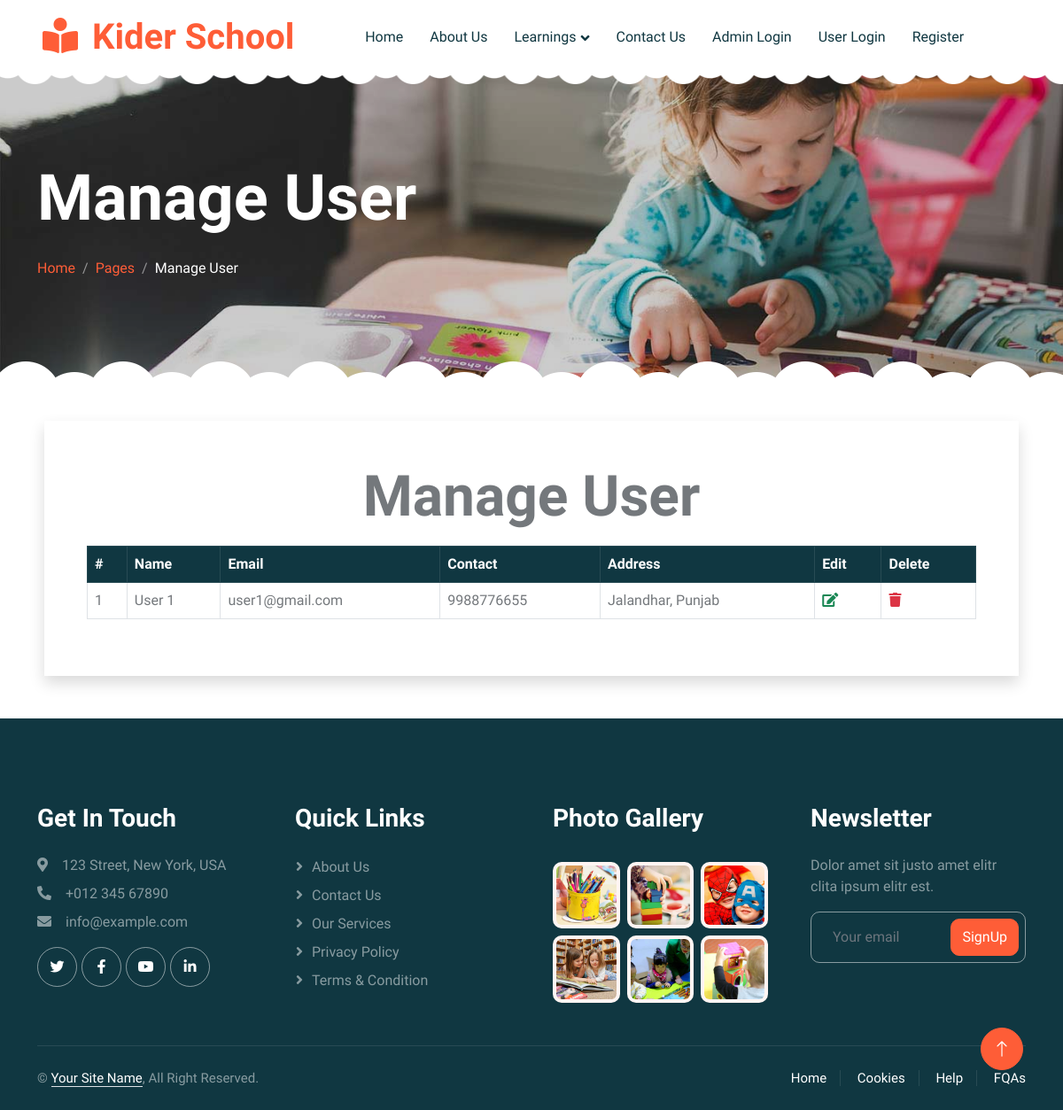
Screenshot of /manage_user.php with the database file from the repository.
### tables this page shows
CREATE TABLE `user` (
  `id` int(11) NOT NULL,
  `name` varchar(255) NOT NULL,
  `email` varchar(255) NOT NULL,
  `password` varchar(255) NOT NULL,
  `contact` bigint(10) NOT NULL,
  `address` longtext NOT NULL,
  `status` varchar(30) NOT NULL DEFAULT 'Active',
  `created_at` timestamp NOT NULL DEFAULT current_timestamp() ON UPDATE current_timestamp()
);

### manage_user.php (the view, shortened to what this page needs)
<?php
include("header.php");
?>
<div class="container-xxl py-5 page-header position-relative mb-5">
    <div class="container py-5">
        <h1 class="display-2 text-white animated slideInDown mb-4">Manage User</h1>
        <nav aria-label="breadcrumb animated slideInDown">
            <ol class="breadcrumb">
                <li class="breadcrumb-item"><a href="#">Home</a></li>
                <li class="breadcrumb-item"><a href="#">Pages</a></li>
                <li class="breadcrumb-item text-white active" aria-current="page">Manage User</li>
            </ol>
        </nav>
    </div>
</div>
<div class="container-fluid">
    <div class="row">
        <div class="col-md-11 mx-auto shadow p-5">
            <p class="display-3 text-center">Manage User</p>
            <table class="table table-bordered  ">
                <thead class="table-dark">
                    <tr>
                        <th>#</th>
                        <th>Name</th>
                        <th>Email</th>
                        <th>Contact</th>
                        <th>Address</th>
                        <th>Edit</th>
                        <th>Delete</th>
                    </tr>
                </thead>
                <tbody>
                    <?php
                    $sno = 1;
                        include("config.php");
                        $qry = "SELECT * FROM `user`";
                        $res = mysqli_query($conn,$qry);
                        while($data = mysqli_fetch_array($res))
                        {
                    ?>
                    <tr>
                        <td><?php echo $sno; ?></td>
                        <td><?php echo $data["name"]; ?></td>
                        <td><?php echo $data["email"]; ?></td>
                        <td><?php echo $data["contact"]; ?></td>
                        <td><?php echo $data["address"]; ?></td>
                        <td>
                            <a href="update_user.php?id=<?php echo $data['id']; ?>">
                                <i class="fa fa-edit text-success"></i>
                            </a>
                        </td>
                        <td>
                            <a href="delete_user.php?id=<?php echo $data['id']; ?>">
                                <i class="fa fa-trash text-danger"></i>
                            </a>
                        </td>
                    </tr>
                    <?php
                    $sno++;
                        }
                    ?>
                </tbody>
            </table>
        </div>
    </div>
</div>
<?php
include("footer.php");
?>

### css/style.css (style rules this page uses)
:root { --primary: #FE5D37; --light: #FFF5F3; --dark: #103741; }
h1, h2, h3, h4, .h1, .h2, .h3, .h4, .display-1, .display-2, .display-3, .display-4, .display-5, .display-6 { font-family: 'Lobster Two', cursive; font-weight: 700; }
.header-carousel::before, .header-carousel::after, .page-header::before, .page-header::after { position: absolute; content: ""; width: 100%; height: 10px; top: 0; left: 0; background: url(../img/bg-header-top.png) center center repeat-x; z-index: 1; }
.header-carousel::after, .page-header::after { height: 19px; top: auto; bottom: 0; background: url(../img/bg-header-bottom.png) center center repeat-x; }
.page-header { background: linear-gradient(rgba(0, 0, 0, .2), rgba(0, 0, 0, .2)), url(../img/carousel-1.jpg) center center no-repeat; background-size: cover; }
.breadcrumb-item + .breadcrumb-item::before { color: rgba(255, 255, 255, .5); }

### rows the page displays
user: name "User 1", email "user1@gmail.com", contact "9988776655", address "Jalandhar, Punjab"
